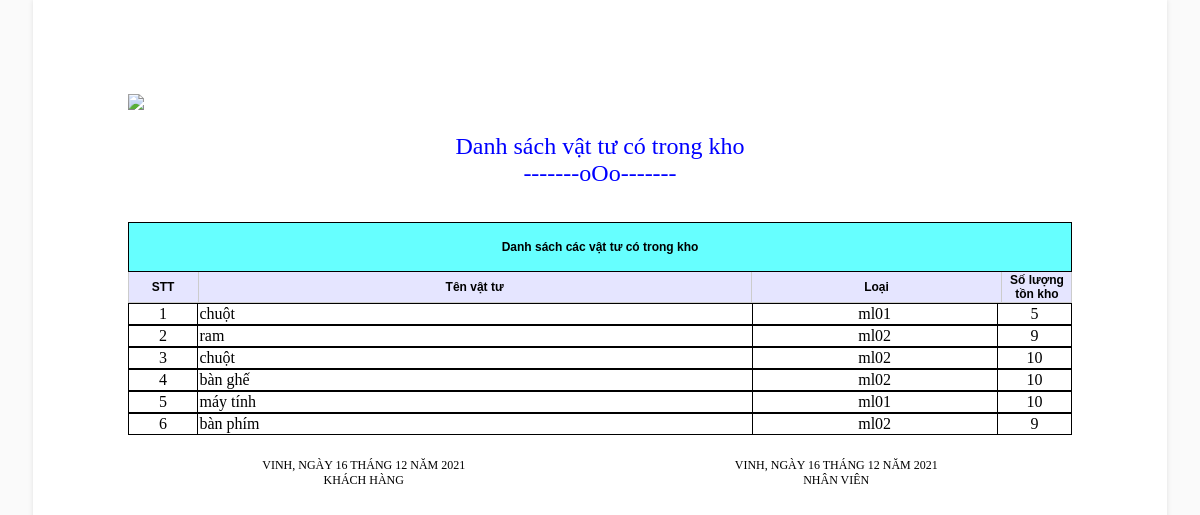
Screenshot of /indanhsachvt.php with the database file from the repository.
### tables this page shows
CREATE TABLE `thietbivt` (
  `id` int(11) NOT NULL,
  `mavt` varchar(50) NOT NULL,
  `maphong` text NOT NULL,
  `tenvt` varchar(50) NOT NULL,
  `maloai` varchar(50) NOT NULL,
  `soluong` int(50) NOT NULL,
  `tengv` varchar(50) NOT NULL,
  `ngaynhap` datetime NOT NULL
);

### indanhsachvt.php (the view, shortened to what this page needs)
<!DOCTYPE html>
<html lang="en">
<head>
    <link rel="stylesheet" type="text/css" href="css/inhoadon.css" />
</head>
<body onload="window.print();">
<body>
<div id="page" class="page">
    <div class="header">
        <div class="logo"><img src="http://spktvinh.edu.vn/images/banner.png?version=4.2"/></div>
    </div>
  <br/>
  <div class="title">
       Danh sách vật tư có trong kho
        <br/>
        -------oOo-------
  </div>
  <br/>
  <br/>
  <table class="TableData">
  <tr>
                <td colspan="4" align='center' bgcolor="#66FFFF"  > <h4 id="Tieude">Danh sách các vật tư có trong kho </h4></td>
            </tr>
    <tr>
      <th style="width:70px;">STT</th>
      <th>Tên vật tư</th>
      <th>Loại</th>
      <th style="width:70px;">Số lượng tồn kho</th>
    </tr>
        </table>
        <?php
$connect = mysqli_connect ('localhost','root','','qlphongmay') or die("lỗi");
$sql="select * from thietbivt";
$result=mysqli_query($connect,$sql);
$stt = 0;
while($row= mysqli_fetch_array($result))
{ ?>
<table align='' class='VatTu'>
    <tr>
<td width='70px' align='center'  ><div class='stt'> <?php echo ++$stt;?></div> </td>
<td width='555px'  align='left' > <?php echo $row['tenvt'];?></td>
<td width='245px'  align='center'><?php echo  $row['maloai'];?></td>
<td width='75px'  align='center'><?php echo $row['soluong'];?></td>
</tr>
<?php } ?>
</table>
  <div class="footer-left"> Vinh, ngày 16 tháng 12 năm 2021<br/>
    Khách hàng </div>
  <div class="footer-right"> Vinh, ngày 16 tháng 12 năm 2021<br/>
    Nhân viên </div>
</div>
</body>
</html>

### css/inhoadon.css (style rules this page uses)
body { margin: 0; padding: 0; background-color: #fafafa; font: 12pt "Tohoma"; }
* { box-sizing: border-box; -moz-box-sizing: border-box; }
.page { width: 30cm; overflow: hidden; min-height: 297mm; padding: 2.5cm; margin-left: auto; margin-right: auto; background: white; box-shadow: 0 0 5px rgba(0, 0, 0, 0.1); }
.header { overflow: hidden; }
.logo { background-color: #ffffff; text-align: left; float: left; }
.title { text-align: center; position: relative; color: #0000ff; font-size: 24px; top: 1px; }
.footer-left { text-align: center; text-transform: uppercase; padding-top: 24px; position: relative; height: 200px; width: 50%; color: #000; float: left; font-size: 12px; bottom: 1px; }
.footer-right { text-align: center; text-transform: uppercase; padding-top: 24px; position: relative; height: 150px; width: 50%; color: #000; font-size: 12px; float: right; bottom: 1px; }
.TableData { background: #ffffff; font: 11px; width: 100%; border-collapse: collapse; font-family: Verdana, Arial, Helvetica, sans-serif; font-size: 12px; border: thin solid #d3d3d3; }
.TableData TH { background: rgba(0, 0, 255, 0.1); text-align: center; font-weight: bold; color: #000; border: solid 1px #ccc; height: 24px; }
.TableData TR { height: 24px; border: thin solid #d3d3d3; }
.VatTu.table, th, td { border: 1px solid black; border-collapse: collapse; }
table { border-collapse: collapse; }
.stt { padding: 0px; border: 0px; }

### indanhsachvt.php (style rules this page uses)
.stt { padding: 0px; border: 0px; width:10px; }

### rows the page displays
thietbivt: tenvt "chuột", maloai "ml01", soluong "5"
thietbivt: tenvt "ram", maloai "ml02", soluong "9"
thietbivt: tenvt "chuột", maloai "ml02", soluong "10"
thietbivt: tenvt "bàn ghế", maloai "ml02", soluong "10"
thietbivt: tenvt "máy tính", maloai "ml01", soluong "10"
thietbivt: tenvt "bàn phím", maloai "ml02", soluong "9"
